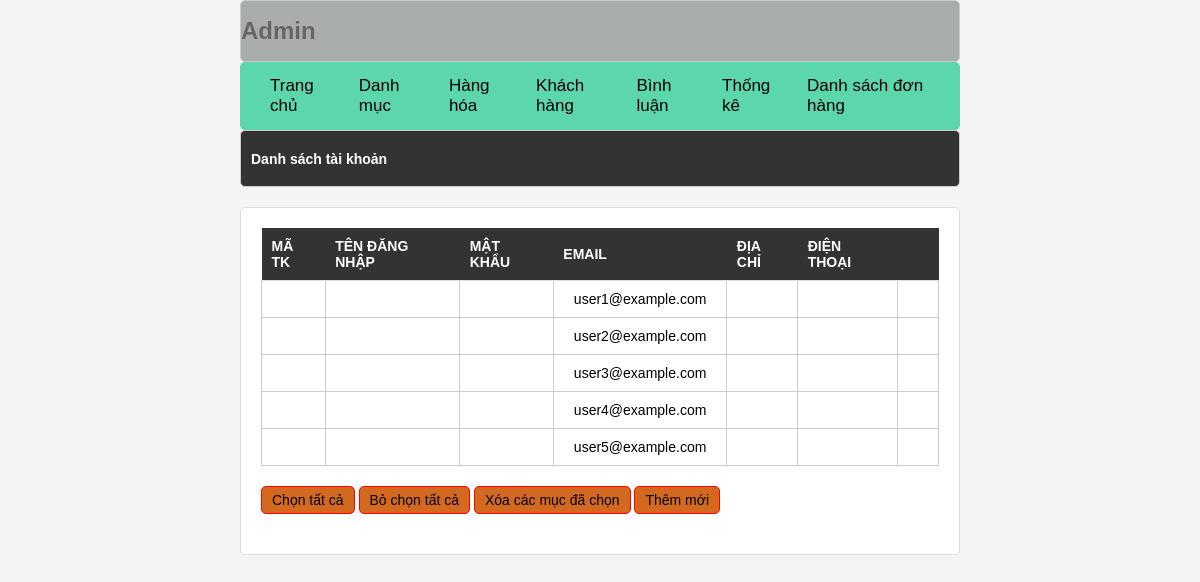
The app's page /admin/index.php?act=dskh, older data.
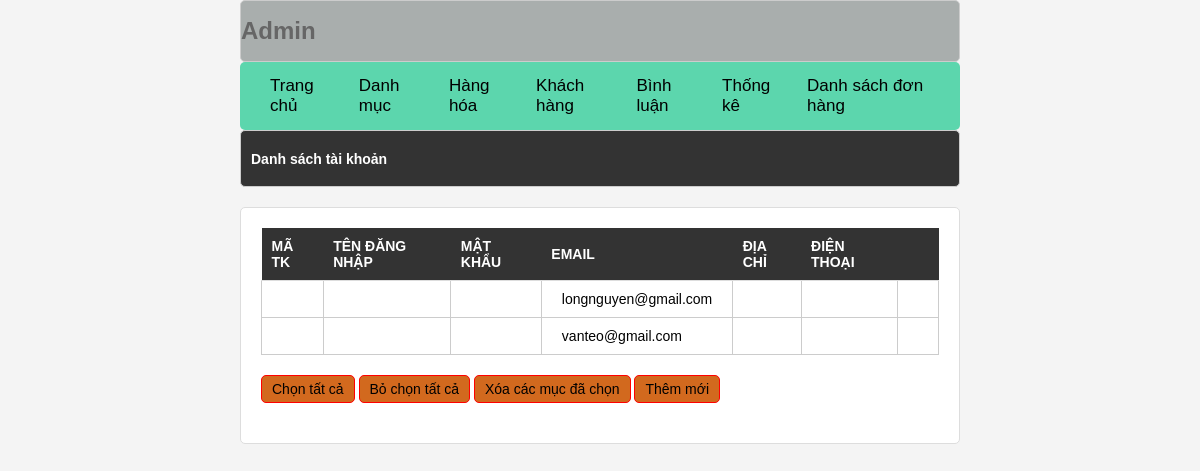
The same page, newer data.
### tables this page shows
CREATE TABLE taikhoan (
  ma_tk INT AUTO_INCREMENT PRIMARY KEY,
  ho_ten VARCHAR(250),
  email VARCHAR(250),
  password VARCHAR(250),
  vai_tro TINYINT(1)
);

### model/pdo.php (called while the page is built, shortened)
<?php
function pdo_get_connection(){
    $dburl = "mysql:host=127.0.0.1:3306;dbname=duan1;charset=utf8";
    $username = 'root';
    $password = '01645492977a';
    $conn = new PDO($dburl, $username, $password);
    $conn->setAttribute(PDO::ATTR_ERRMODE, PDO::ERRMODE_EXCEPTION);
    return $conn;
}
function pdo_query($sql){
    $sql_args = array_slice(func_get_args(), 1);
    try{
        $conn = pdo_get_connection();
        $stmt = $conn->prepare($sql);
        $stmt->execute($sql_args);
        $rows = $stmt->fetchAll();
        return $rows;
    }
    catch(PDOException $e){
        throw $e;
    }
    finally{
        unset($conn);
    }
}

### model/user.php (called while the page is built, shortened)
<?php
require_once 'pdo.php';
function khachHang_select_all()
{
    $sql = "SELECT * FROM taikhoan";
    return pdo_query($sql);
}

### admin/user/list.php (the view, shortened to what this page needs)
<!DOCTYPE html>
<html lang="en">
<head>
</head>
<body>
    <div class="row  formtitle">
        <H1>Danh sách tài khoản</H1>
    </div>
    <div class="row formcontent">
        <div class="row mb10 formds">
            <table>
                <tr>
                    <th>MÃ TK</th>
                    <th>TÊN ĐĂNG NHẬP</th>
                    <th>MẬT KHẨU</th>
                    <th>EMAIL</th>
                    <th>ĐỊA CHỈ</th>
                    <th>ĐIỆN THOẠI</th>
                    <th></th>
                </tr>
                <?php
                if (isset($listtaikhoan) && is_array($listtaikhoan)) {
                    foreach ($listtaikhoan as $taikhoan) {
                        extract($taikhoan);
                        echo '
                        <tr>
                        <td>' . $id . '</td>
                        <td>' . $user . '</td>
                        <td>' . $pass . '</td>
                        <td>' . $email . '</td>
                        <td>' . $address . '</td>
                        <td>' . $tel . '</td>
                        <td>' . $role . '</td>
                    </tr>';
                    }
                }
                ?>
            </table>
        </div>
        <div class="row mb10">
            <input type="button" value="Chọn tất cả">
            <input type="button" value="Bỏ chọn tất cả">
            <input type="button" value="Xóa các mục đã chọn">
            <a href="index.php?act=adddm"> <input type="button" value="Thêm mới"></a>
        </div>
    </div>
    </div>
</body>
</html>

### admin/header.php (shortened to what this page needs)
<!DOCTYPE html>
<html lang="en">
<head>
    <link rel="stylesheet" href="../assets/css/second.css">
</head>
<body>
    <div class="boxcenter">
        <div class="row mb headeradmin">
            <h1>Admin</h1>
        </div>
        <div class="row mb menu">
            <ul>
                <li><a href="index.php">Trang chủ</a></li>
                <li><a href="index.php?act=adddm">Danh mục</a></li>
                <li><a href="index.php?act=addsp">Hàng hóa</a></li>
                <li><a href="index.php?act=dskh">Khách hàng</a></li>
                <li><a href="index.php?act=dsbl">Bình luận</a></li>
                <li><a href="index.php?act=thongke">Thống kê</a></li>
                <li><a href="index.php?act=listbill">Danh sách đơn hàng</a></li>
            </ul>
        </div>

### admin/index.php (shortened to what this page needs)
<?php
include "../model/pdo.php";
include "../model/user.php";
include "header.php";
if (isset($_GET['act'])) {
    $act = $_GET['act'];
    switch ($act) {
        case 'dskh':
            $listtaikhoan = khachHang_select_all();
            include "user/list.php";
            break;
    }
} else {
    include "home.php";
}
include "footer.php";

### admin/footer.php
</body>
</html>

### assets/css/second.css (style rules this page uses)
* { box-sizing: border-box; font-family: sans-serif; font-size: 14px; }
.boxcenter { width: 60%; margin: 0 auto; }
.row { float: left; width: 100%; }
.mb10 { margin-bottom: 10px; }
.mb { margin-bottom: 20px; }
.menu { background-color: rgb(92, 214, 173); color: rgb(230, 230, 233); border-radius: 5px; }
.menu ul { display: flex; justify-content: space-between; }
.menu ul { padding:0px 15px; }
.menu ul li { list-style-type: none; display: inline; padding: 0px 15px; }
.menu ul li a { color: #000000; text-decoration: none; transition: 0.5s; font-size: 17px; }
.formtaikhoan input[type="submit"], .formcontent input[type="submit"], .formcontent input[type="reset"], .formcontent input[type="button"] { border-radius: 5px; padding: 5px 10px; background-color: chocolate; border: 1px red solid; }
.headeradmin { background-color: rgb(169, 174, 173); border: 1px #CCC solid; color: #666; border-radius: 5px; padding: 0px 20px; }
.headeradmin h1 { font-size: 2vw; }
.formtitle { background-color: rgb(171, 180, 177); border: 1px #CCC solid; color: #666; border-radius: 5px; padding: 0px 20px; }
.formcontent { padding: 20px 0px; }
.formds table { width: 100%; border-collapse: collapse; }
.formds table td { padding: 10px 20px; border: 1px #CCC solid; }

### admin/user/list.php (style rules this page uses)
body { font-family: Arial, sans-serif; background-color: #f4f4f4; margin: 0; padding: 0; }
.row { width: 100%; margin: 0; padding: 0; box-sizing: border-box; }
.formtitle { background-color: #333; color: #fff; padding: 10px; }
.formcontent { margin-top: 20px; background-color: #fff; padding: 20px; border: 1px solid #ddd; border-radius: 5px; }
.mb10 { margin-bottom: 10px; }
.formds table { width: 100%; border-collapse: collapse; }
.formds th, .formds td { padding: 10px; text-align: left; border-bottom: 1px solid #ddd; }
.formds th { background-color: #333; color: #fff; }
.formcontent>div { margin-bottom: 20px; }

Row changes from the older to the newer data that the page shows:
removed taikhoan: email "user3@example.com"
removed taikhoan: email "user4@example.com"
removed taikhoan: email "user5@example.com"
changed taikhoan: email "user1@example.com" → "longnguyen@gmail.com"
changed taikhoan: email "user2@example.com" → "vanteo@gmail.com"
